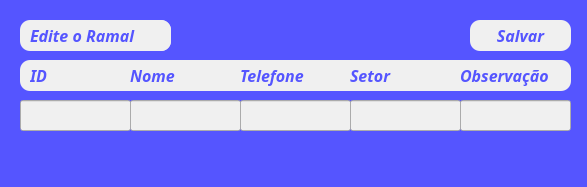
<?xml version="1.0" encoding="UTF-8"?>
<ui version="4.0">
 <class>MainWindow</class>
 <widget class="QMainWindow" name="MainWindow">
  <property name="geometry">
   <rect>
    <x>0</x>
    <y>0</y>
    <width>587</width>
    <height>187</height>
   </rect>
  </property>
  <property name="windowTitle">
   <string>MainWindow</string>
  </property>
  <property name="styleSheet">
   <string notr="true">background-color: rgb(85, 85, 255);</string>
  </property>
  <widget class="QWidget" name="centralwidget">
   <widget class="QFrame" name="verticalFrame">
    <property name="geometry">
     <rect>
      <x>20</x>
      <y>20</y>
      <width>151</width>
      <height>31</height>
     </rect>
    </property>
    <property name="styleSheet">
     <string notr="true">background-color: rgb(240, 240, 240);
border-radius: 10px;</string>
    </property>
    <widget class="QLabel" name="label_2">
     <property name="geometry">
      <rect>
       <x>10</x>
       <y>0</y>
       <width>141</width>
       <height>31</height>
      </rect>
     </property>
     <property name="font">
      <font>
       <family>Source Code Pro</family>
       <pointsize>12</pointsize>
       <weight>75</weight>
       <italic>true</italic>
       <bold>true</bold>
      </font>
     </property>
     <property name="styleSheet">
      <string notr="true">color: rgb(85, 85, 255);</string>
     </property>
     <property name="text">
      <string>Edite o Ramal</string>
     </property>
    </widget>
   </widget>
   <widget class="QPushButton" name="pushButton_10">
    <property name="geometry">
     <rect>
      <x>470</x>
      <y>20</y>
      <width>101</width>
      <height>31</height>
     </rect>
    </property>
    <property name="font">
     <font>
      <family>Source Code Pro</family>
      <pointsize>12</pointsize>
      <weight>75</weight>
      <italic>true</italic>
      <bold>true</bold>
     </font>
    </property>
    <property name="styleSheet">
     <string notr="true">background-color: rgb(240, 240, 240);
color: rgb(85, 85, 255);
border-radius: 10px;</string>
    </property>
    <property name="text">
     <string>Salvar</string>
    </property>
   </widget>
   <widget class="QLineEdit" name="lineEdit">
    <property name="geometry">
     <rect>
      <x>130</x>
      <y>100</y>
      <width>111</width>
      <height>31</height>
     </rect>
    </property>
    <property name="styleSheet">
     <string notr="true">background-color: rgb(240, 240, 240);
</string>
    </property>
   </widget>
   <widget class="QLineEdit" name="lineEdit_2">
    <property name="geometry">
     <rect>
      <x>240</x>
      <y>100</y>
      <width>111</width>
      <height>31</height>
     </rect>
    </property>
    <property name="styleSheet">
     <string notr="true">background-color: rgb(240, 240, 240);</string>
    </property>
   </widget>
   <widget class="QLineEdit" name="lineEdit_3">
    <property name="geometry">
     <rect>
      <x>350</x>
      <y>100</y>
      <width>111</width>
      <height>31</height>
     </rect>
    </property>
    <property name="styleSheet">
     <string notr="true">background-color: rgb(240, 240, 240);</string>
    </property>
   </widget>
   <widget class="QLineEdit" name="lineEdit_4">
    <property name="geometry">
     <rect>
      <x>460</x>
      <y>100</y>
      <width>111</width>
      <height>31</height>
     </rect>
    </property>
    <property name="styleSheet">
     <string notr="true">background-color: rgb(240, 240, 240);</string>
    </property>
   </widget>
   <widget class="QLineEdit" name="lineEdit_5">
    <property name="geometry">
     <rect>
      <x>20</x>
      <y>100</y>
      <width>111</width>
      <height>31</height>
     </rect>
    </property>
    <property name="styleSheet">
     <string notr="true">background-color: rgb(240, 240, 240);</string>
    </property>
   </widget>
   <widget class="QFrame" name="verticalFrame_2">
    <property name="geometry">
     <rect>
      <x>20</x>
      <y>60</y>
      <width>551</width>
      <height>31</height>
     </rect>
    </property>
    <property name="styleSheet">
     <string notr="true">background-color: rgb(240, 240, 240);
border-radius: 10px;</string>
    </property>
    <widget class="QLabel" name="label_3">
     <property name="geometry">
      <rect>
       <x>10</x>
       <y>0</y>
       <width>51</width>
       <height>31</height>
      </rect>
     </property>
     <property name="font">
      <font>
       <family>Source Code Pro</family>
       <pointsize>12</pointsize>
       <weight>75</weight>
       <italic>true</italic>
       <bold>true</bold>
      </font>
     </property>
     <property name="styleSheet">
      <string notr="true">color: rgb(85, 85, 255);</string>
     </property>
     <property name="text">
      <string>ID</string>
     </property>
    </widget>
    <widget class="QLabel" name="label_4">
     <property name="geometry">
      <rect>
       <x>110</x>
       <y>0</y>
       <width>51</width>
       <height>31</height>
      </rect>
     </property>
     <property name="font">
      <font>
       <family>Source Code Pro</family>
       <pointsize>12</pointsize>
       <weight>75</weight>
       <italic>true</italic>
       <bold>true</bold>
      </font>
     </property>
     <property name="styleSheet">
      <string notr="true">color: rgb(85, 85, 255);</string>
     </property>
     <property name="text">
      <string>Nome</string>
     </property>
    </widget>
    <widget class="QLabel" name="label_5">
     <property name="geometry">
      <rect>
       <x>220</x>
       <y>0</y>
       <width>81</width>
       <height>31</height>
      </rect>
     </property>
     <property name="font">
      <font>
       <family>Source Code Pro</family>
       <pointsize>12</pointsize>
       <weight>75</weight>
       <italic>true</italic>
       <bold>true</bold>
      </font>
     </property>
     <property name="styleSheet">
      <string notr="true">color: rgb(85, 85, 255);</string>
     </property>
     <property name="text">
      <string>Telefone</string>
     </property>
    </widget>
    <widget class="QLabel" name="label_6">
     <property name="geometry">
      <rect>
       <x>330</x>
       <y>0</y>
       <width>51</width>
       <height>31</height>
      </rect>
     </property>
     <property name="font">
      <font>
       <family>Source Code Pro</family>
       <pointsize>12</pointsize>
       <weight>75</weight>
       <italic>true</italic>
       <bold>true</bold>
      </font>
     </property>
     <property name="styleSheet">
      <string notr="true">color: rgb(85, 85, 255);</string>
     </property>
     <property name="text">
      <string>Setor</string>
     </property>
    </widget>
    <widget class="QLabel" name="label_7">
     <property name="geometry">
      <rect>
       <x>440</x>
       <y>0</y>
       <width>101</width>
       <height>31</height>
      </rect>
     </property>
     <property name="font">
      <font>
       <family>Source Code Pro</family>
       <pointsize>12</pointsize>
       <weight>75</weight>
       <italic>true</italic>
       <bold>true</bold>
      </font>
     </property>
     <property name="styleSheet">
      <string notr="true">color: rgb(85, 85, 255);</string>
     </property>
     <property name="text">
      <string>Observação</string>
     </property>
    </widget>
   </widget>
  </widget>
  <widget class="QStatusBar" name="statusbar"/>
 </widget>
 <resources/>
 <connections/>
</ui>
